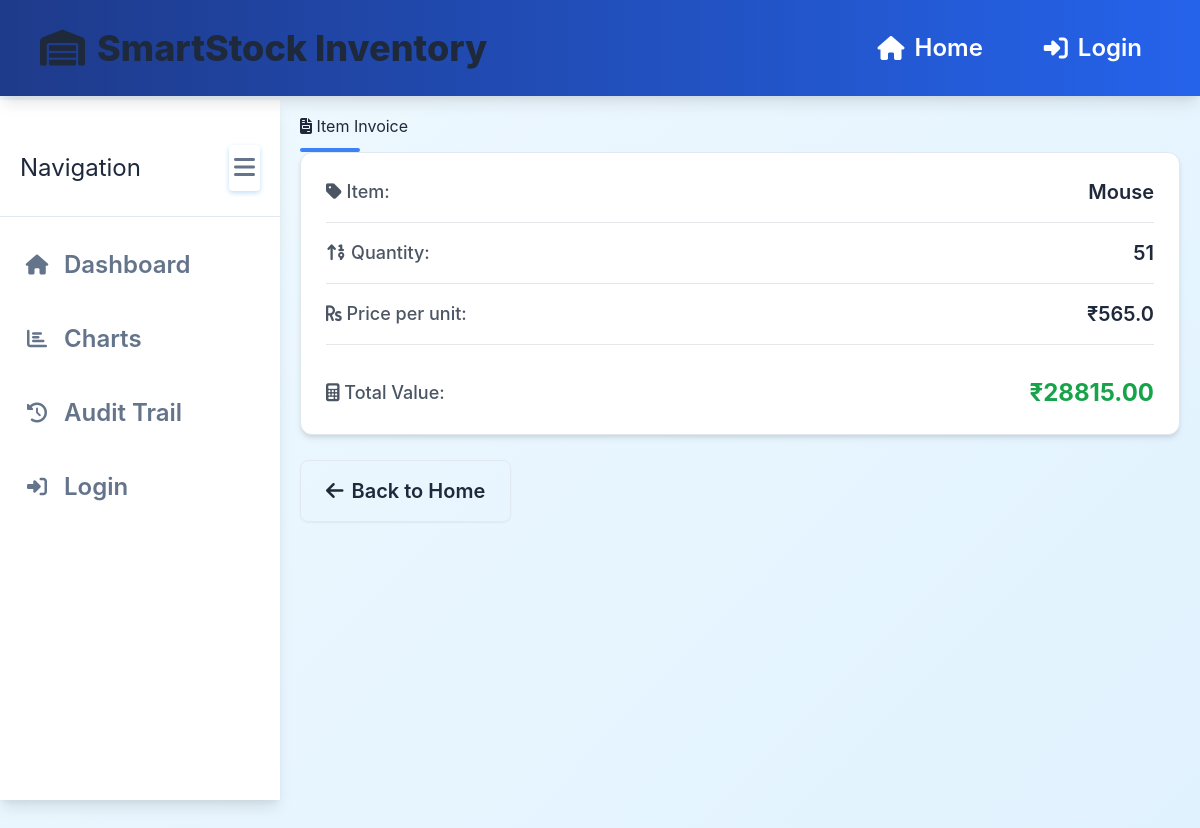
The page /invoice/101 on the database its author committed.
### tables this page shows
CREATE TABLE Item (
                    item_code INTEGER PRIMARY KEY AUTOINCREMENT,
                    name TEXT,
                    qty INTEGER,
                    price REAL,
                    admin_id INTEGER,
                    created_at TIMESTAMP DEFAULT CURRENT_TIMESTAMP,
                    updated_at TIMESTAMP DEFAULT CURRENT_TIMESTAMP,
                    FOREIGN KEY (admin_id) REFERENCES Admin(admin_id)
                );

### app.py (the view)
@app.route('/invoice/<int:item_id>')
def invoice(item_id):
    conn = get_db_connection()
    queries = load_sql_query('read_queries.sql').split(';')
    item_query = queries[1].strip()  # Get specific item by ID query
    item = conn.execute(item_query, (item_id,)).fetchone()
    conn.close()
    return render_template('invoice.html', item=item)

### app.py (called while the page is built)
def get_db_connection():
    conn = sqlite3.connect('smartstock.db')
    conn.row_factory = sqlite3.Row
    return conn

@app.context_processor
def inject_session():
    return dict(session=session)

### sql/sql_utils.py (called while the page is built)
def load_sql_query(filename):
    sql_dir = os.path.dirname(os.path.abspath(__file__))
    file_path = os.path.join(sql_dir, filename)
    with open(file_path, 'r') as file:
        return file.read().strip()

### templates/invoice.html (shortened to what this page needs)
<!DOCTYPE html>
<html lang="en">
<head>
    <script src="https://cdn.tailwindcss.com"></script>
    <link rel="stylesheet" href="https://cdnjs.cloudflare.com/ajax/libs/font-awesome/6.4.0/css/all.min.css">
    <link rel="stylesheet" href="{{ url_for('static', filename='style.css') }}">
</head>
<body>
    <header class="header">
        <h1><i class="fas fa-warehouse"></i> SmartStock Inventory</h1>
        <div class="header-nav">
            <a href="/"><i class="fas fa-home"></i> Home</a>
            {% if session.logged_in %}
                <div class="user-menu">
                    <i class="fas fa-user"></i>
                    <span>{{ session.username }}</span>
                    <a href="/logout" class="ml-2"><i class="fas fa-sign-out-alt"></i> Logout</a>
                </div>
            {% else %}
                <a href="/login"><i class="fas fa-sign-in-alt"></i> Login</a>
            {% endif %}
        </div>
    </header>
    <div class="main-layout">
        <aside class="sidebar">
            <div class="sidebar-header">
                <h3>Navigation</h3>
                <button class="toggle-sidebar">
                    <i class="fas fa-bars"></i>
                </button>
            </div>
            <ul class="sidebar-nav">
                <li><a href="/"><i class="fas fa-home"></i> <span>Dashboard</span></a></li>
                <li><a href="/stock-chart"><i class="fas fa-chart-bar"></i> <span>Charts</span></a></li>
                <li><a href="/audit-trail"><i class="fas fa-history"></i> <span>Audit Trail</span></a></li>
                {% if session.logged_in %}
                <li><a href="/logout"><i class="fas fa-sign-out-alt"></i> <span>Logout</span></a></li>
                {% else %}
                <li><a href="/login"><i class="fas fa-sign-in-alt"></i> <span>Login</span></a></li>
                {% endif %}
            </ul>
        </aside>
        <main class="main-content">
            <h2><i class="fas fa-file-invoice"></i> Item Invoice</h2>
            <div class="card">
                {% if item %}
                    <div class="space-y-4">
                        <div class="flex justify-between items-center pb-4 border-b border-gray-200">
                            <span class="text-lg font-medium text-gray-600"><i class="fas fa-tag"></i> Item:</span>
                            <span class="text-xl font-semibold">{{ item[1] }}</span>
                        </div>
                        <div class="flex justify-between items-center pb-4 border-b border-gray-200">
                            <span class="text-lg font-medium text-gray-600"><i class="fas fa-sort-numeric-up"></i> Quantity:</span>
                            <span class="text-xl font-semibold">{{ item[2] }}</span>
                        </div>
                        <div class="flex justify-between items-center pb-4 border-b border-gray-200">
                            <span class="text-lg font-medium text-gray-600"><i class="fas fa-rupee-sign"></i> Price per unit:</span>
                            <span class="text-xl font-semibold">₹{{ item[3] }}</span>
                        </div>
                        <div class="flex justify-between items-center pt-4">
                            <span class="text-lg font-medium text-gray-600"><i class="fas fa-calculator"></i> Total Value:</span>
                            <span class="text-2xl font-bold text-green-600">₹{{ "%.2f"|format(item[2] * item[3]) }}</span>
                        </div>
                    </div>
                {% endif %}
            </div>
            <a href="/" class="btn btn-outline">
                <i class="fas fa-arrow-left"></i> Back to Home
            </a>
        </main>
    </div>
</body>
</html>

### rows shown on the page
Item: name "Mouse", qty "51", price "565.0", item[2]*item[3] "28815.00"
